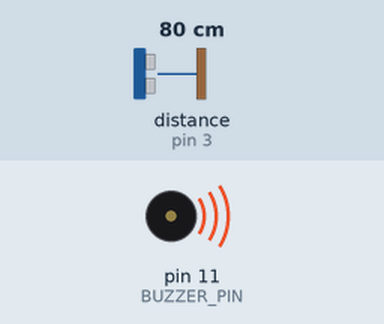
Bench run of a sketch on a simulated Arduino Uno, built with avr-gcc and run on an emulated ATmega328P. On the bench: buzzer (waves = sounding). Wiring (inferred from the names in the program): ultrasonic range finder: trigger pin 2; echo pin 3. The inputs (shaded band) are chosen by the test bench; at power-on: distance to the obstacle (sensor on pin 3) 80 cm. The echo pulse lasts 58.3 µs per cm.

Above: at 0.1 s.
Timing chart, 0 to 40.0 s (numbered marks = the images above):
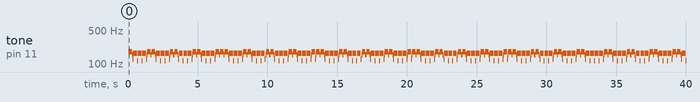

The sketch:

_17.ino
```cpp
//c 261 Hz 1915
//d 294 Hz 1700
//e 329 Hz 1519
//f 349 Hz 1432
//g 392 Hz 1275
//a 440 Hz 1136
//b 493 Hz 1014
//C 523 Hz 956

// Длительность звуков для разных нот
#define note_c_delay 1915
#define note_b_delay 1014

// Пины, которые мы используем
#define TRIG_PIN 2
#define ECHO_PIN 3
#define BUZZER_PIN 11

//Переменные, которые используются
int duration, distance;

//Портотип наших функций
void playTone(int tone, int duration);

void setup() {
	pinMode(TRIG_PIN, OUTPUT);
	pinMode(ECHO_PIN, INPUT);
	pinMode(BUZZER_PIN, OUTPUT);
}

void loop() {
	// для большей точности установим значение LOW на пине Trig
	digitalWrite(TRIG_PIN, LOW);
	delayMicroseconds(2);

	// Теперь установим высокий уровень на пине Trig
	digitalWrite(TRIG_PIN, HIGH);

	// Подождем 10 μs
	delayMicroseconds(10);
	digitalWrite(TRIG_PIN, LOW);

	// Узнаем длительность высокого сигнала на пине Echo
	duration = pulseIn(ECHO_PIN, HIGH);

	// Рассчитаем расстояние в см
	distance= duration*0.034/2;

	//Издаем звук
	playTone(note_b_delay, 25);

	// Пауза для заданого растояния, полученного от датчика
	delayMicroseconds(duration);
}

//Описание функций
void playTone(int tone, int duration) {
	for (long i = 0; i < duration * 100L; i += tone * 2) {
		digitalWrite(BUZZER_PIN, HIGH);
		delayMicroseconds(tone);
		digitalWrite(BUZZER_PIN, LOW);
		delayMicroseconds(tone);
	}
}
```

Measured:
- by itself, tone on pin 11 (BUZZER_PIN): plays 178 Hz for 0.24 s, 156 Hz for 0.04 s, 126 Hz for 0.04 s, 168 Hz for 0.28 s, 116 Hz for 0.04 s, 168 Hz for 0.28 s … (294 notes in this stretch)
